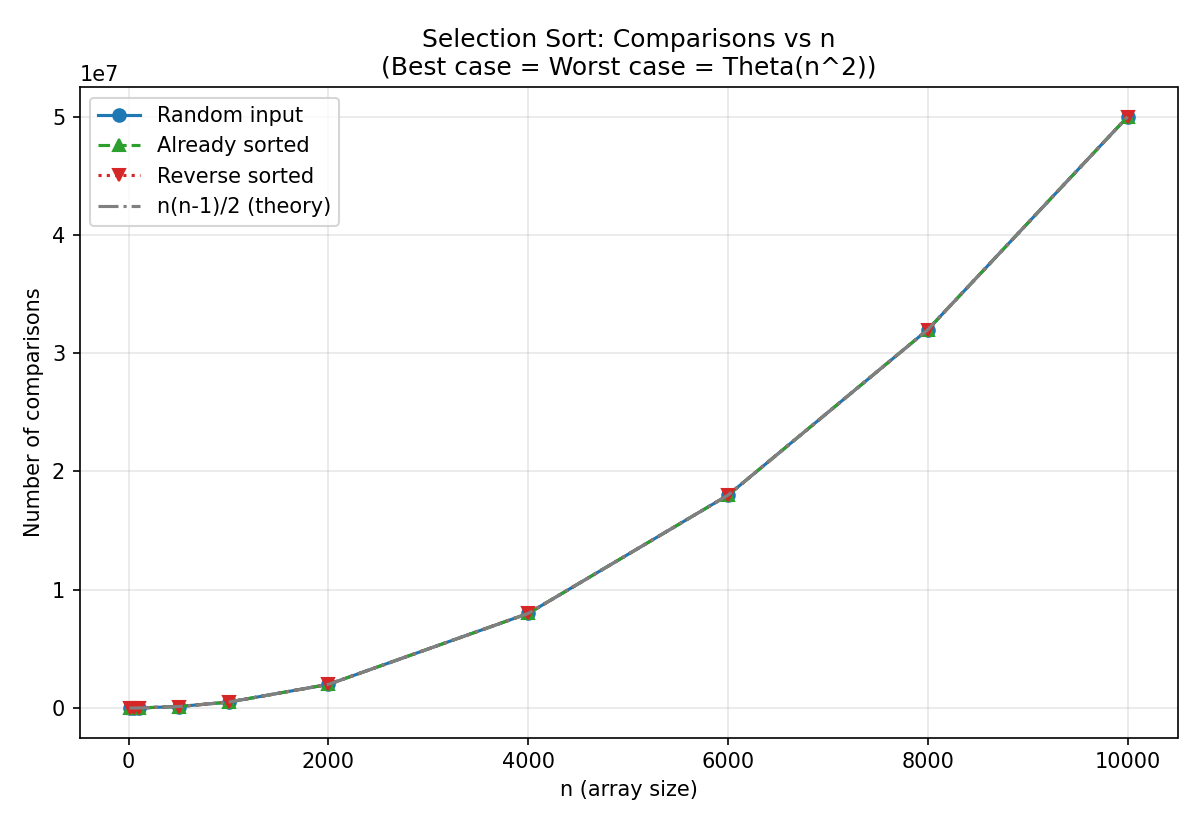

Write Python code to recreate this figure.
"""
Lab 03 - Question 6: Loop Invariants in Selection Sort
Plots comparisons vs n for random/sorted/reverse input, all overlapping
with the theoretical n(n-1)/2 curve.
"""
import pandas as pd
import matplotlib.pyplot as plt

df = pd.read_csv("benchmark.csv")

plt.figure(figsize=(8, 5.5))
plt.plot(df["n"], df["comparisons_random"], marker='o', label="Random input", color="#1f77b4")
plt.plot(df["n"], df["comparisons_sorted"], marker='^', label="Already sorted", linestyle="--", color="#2ca02c")
plt.plot(df["n"], df["comparisons_reverse"], marker='v', label="Reverse sorted", linestyle=":", color="#d62728")
plt.plot(df["n"], df["n_n_minus_1_over_2"], linestyle="-.", label="n(n-1)/2 (theory)", color="gray")

plt.xlabel("n (array size)")
plt.ylabel("Number of comparisons")
plt.title("Selection Sort: Comparisons vs n\n(Best case = Worst case = Theta(n^2))")
plt.legend()
plt.grid(True, alpha=0.3)
plt.tight_layout()
plt.savefig("plot.png", dpi=150)
print("Saved plot.png")
